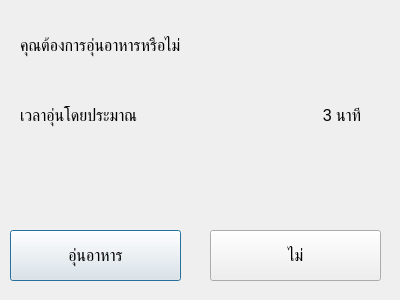
<?xml version="1.0" encoding="UTF-8"?>
<ui version="4.0">
 <class>Dialog_PopupCookFood</class>
 <widget class="QDialog" name="Dialog_PopupCookFood">
  <property name="geometry">
   <rect>
    <x>0</x>
    <y>0</y>
    <width>400</width>
    <height>300</height>
   </rect>
  </property>
  <property name="windowTitle">
   <string>Cook - Food Vending Machine</string>
  </property>
  <property name="windowIcon">
   <iconset resource="../image/icon/icon.qrc">
    <normaloff>:/icon/vending-machine.png</normaloff>:/icon/vending-machine.png</iconset>
  </property>
  <widget class="QLabel" name="label">
   <property name="geometry">
    <rect>
     <x>20</x>
     <y>20</y>
     <width>351</width>
     <height>51</height>
    </rect>
   </property>
   <property name="font">
    <font>
     <pointsize>12</pointsize>
    </font>
   </property>
   <property name="text">
    <string>คุณต้องการอุ่นอาหารหรือไม่</string>
   </property>
  </widget>
  <widget class="QPushButton" name="btn_cook_ok">
   <property name="geometry">
    <rect>
     <x>10</x>
     <y>230</y>
     <width>171</width>
     <height>51</height>
    </rect>
   </property>
   <property name="font">
    <font>
     <pointsize>12</pointsize>
    </font>
   </property>
   <property name="text">
    <string>อุ่นอาหาร</string>
   </property>
  </widget>
  <widget class="QPushButton" name="btn_cook_no">
   <property name="geometry">
    <rect>
     <x>210</x>
     <y>230</y>
     <width>171</width>
     <height>51</height>
    </rect>
   </property>
   <property name="font">
    <font>
     <pointsize>12</pointsize>
    </font>
   </property>
   <property name="text">
    <string>ไม่</string>
   </property>
  </widget>
  <widget class="QLabel" name="label_2">
   <property name="geometry">
    <rect>
     <x>20</x>
     <y>90</y>
     <width>181</width>
     <height>51</height>
    </rect>
   </property>
   <property name="font">
    <font>
     <pointsize>12</pointsize>
    </font>
   </property>
   <property name="text">
    <string>เวลาอุ่นโดยประมาณ</string>
   </property>
  </widget>
  <widget class="QLabel" name="lbl_timer">
   <property name="geometry">
    <rect>
     <x>230</x>
     <y>90</y>
     <width>131</width>
     <height>51</height>
    </rect>
   </property>
   <property name="font">
    <font>
     <pointsize>12</pointsize>
    </font>
   </property>
   <property name="text">
    <string>3 นาที</string>
   </property>
   <property name="alignment">
    <set>Qt::AlignRight|Qt::AlignTrailing|Qt::AlignVCenter</set>
   </property>
  </widget>
 </widget>
 <resources>
  <include location="../image/icon/icon.qrc"/>
 </resources>
 <connections/>
</ui>
